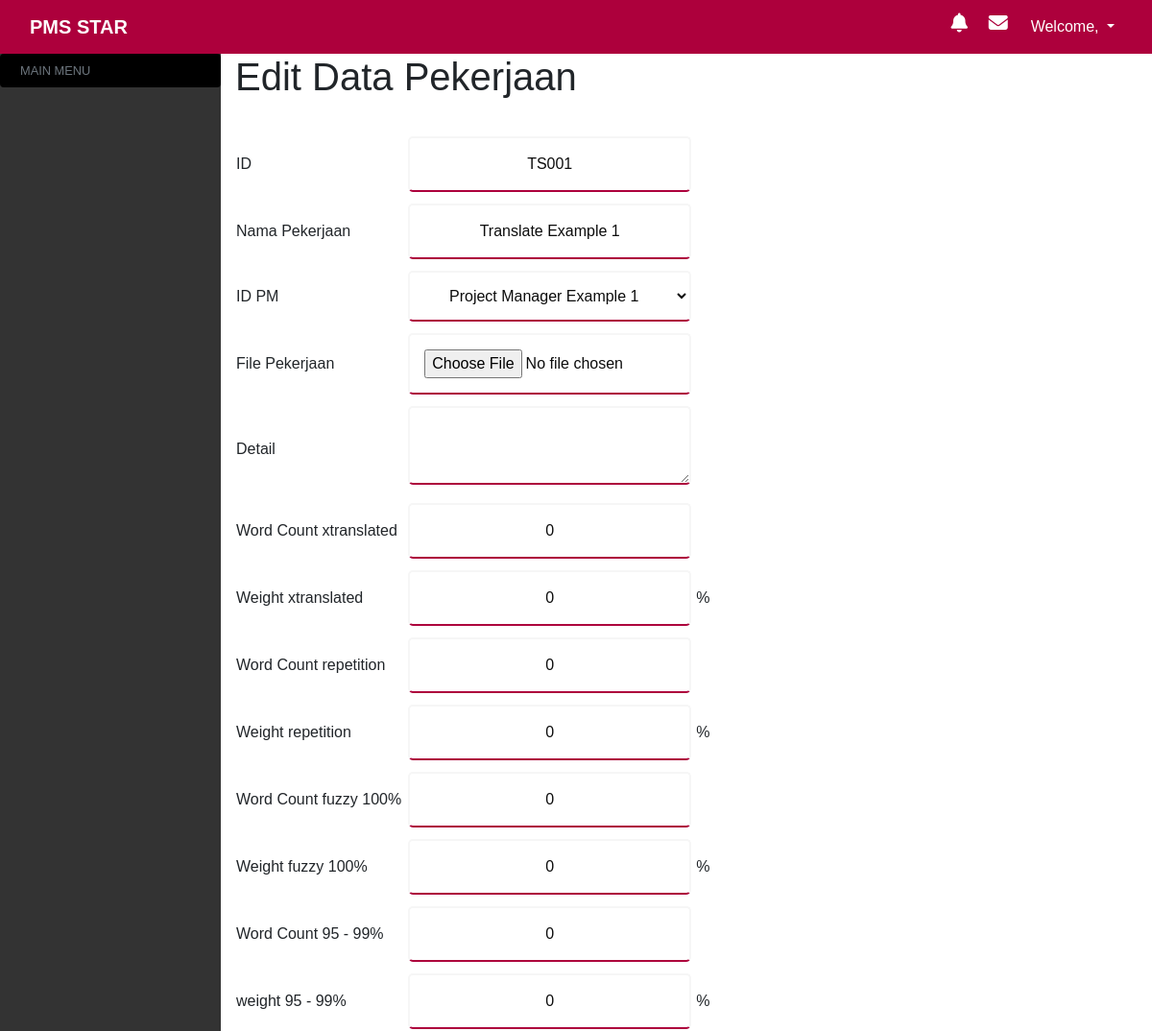
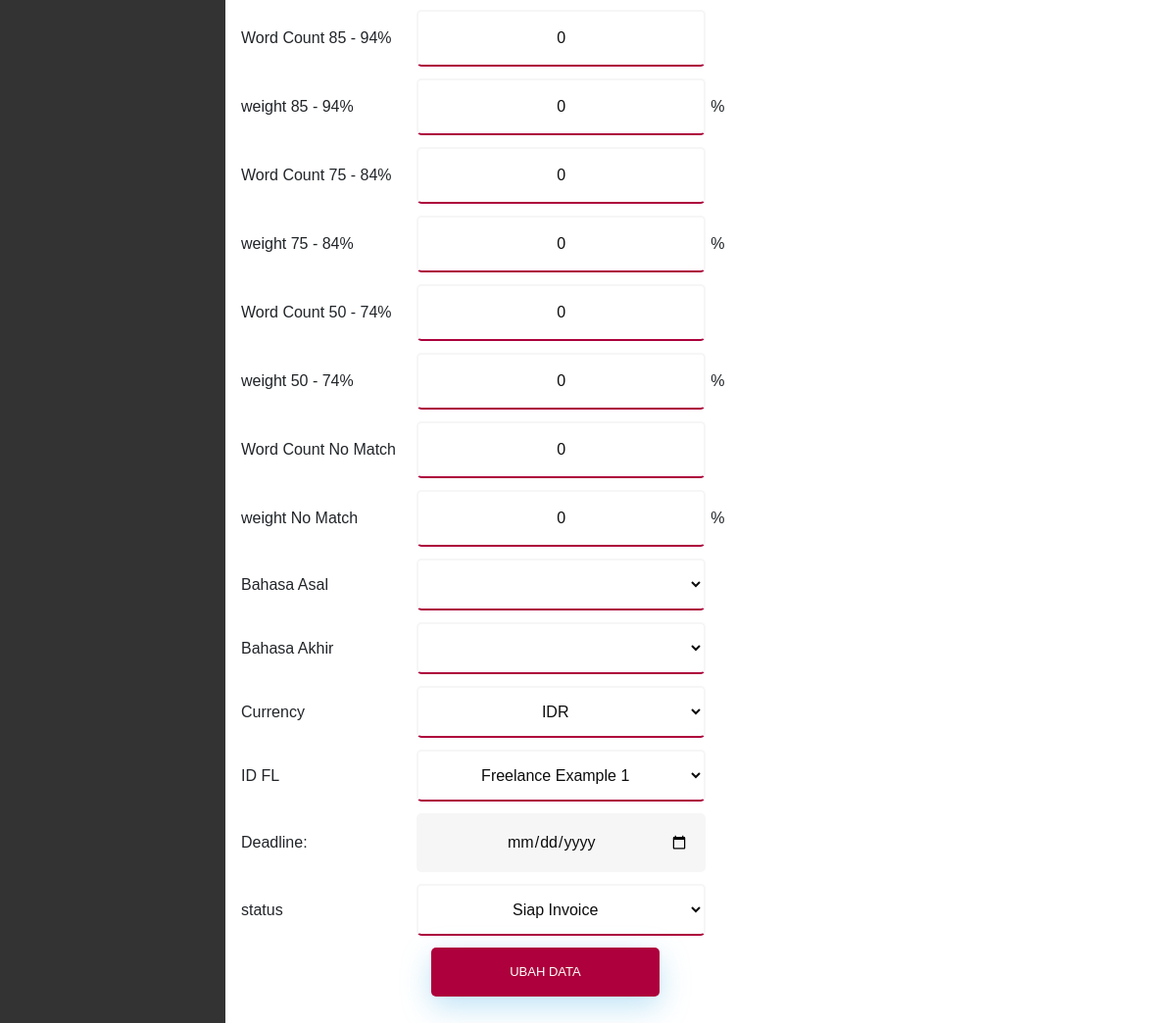
Before: /index.php/admin/ubahdata/TS001 (signed in) with the older database file (2 pictures, top to bottom).
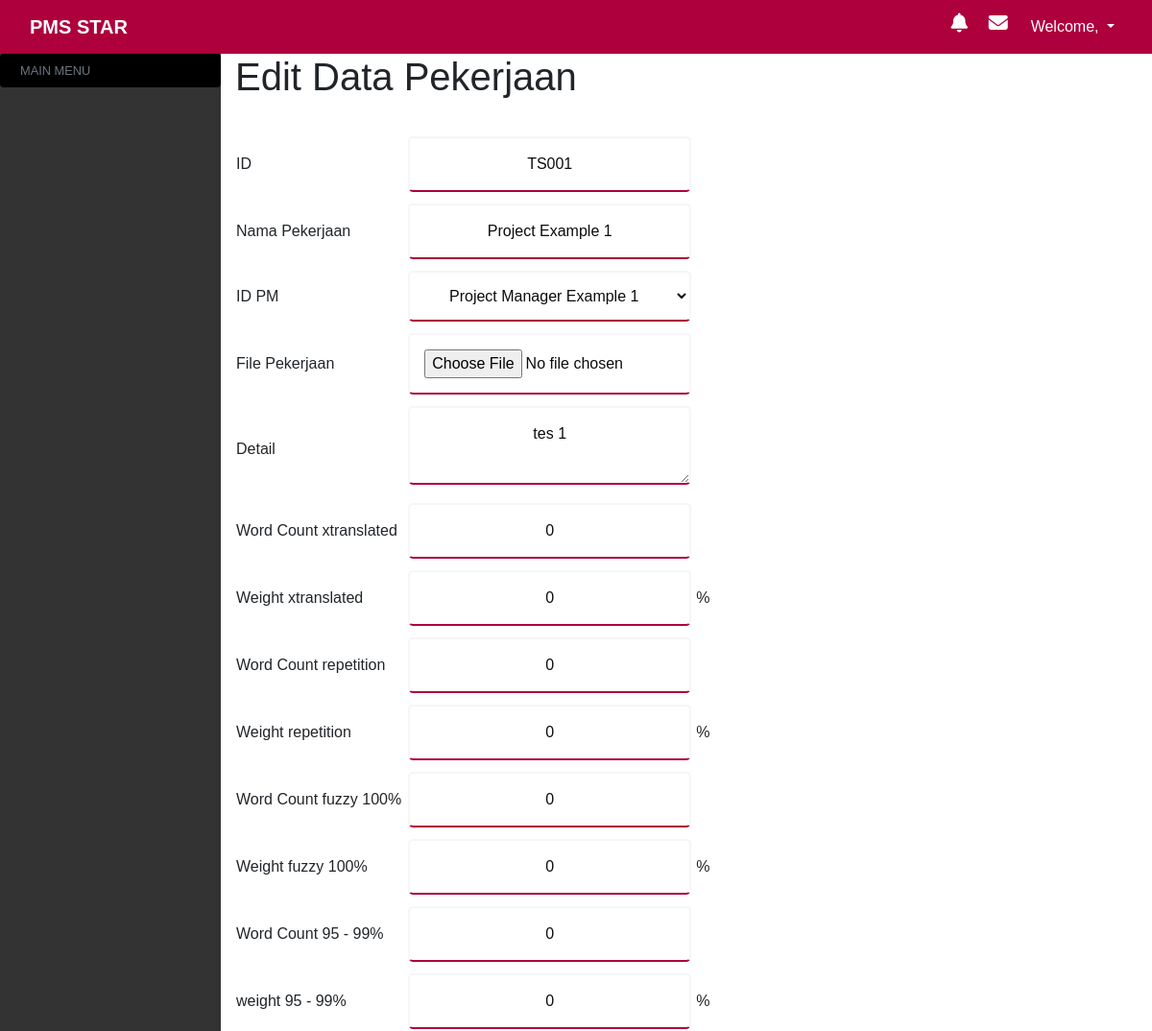
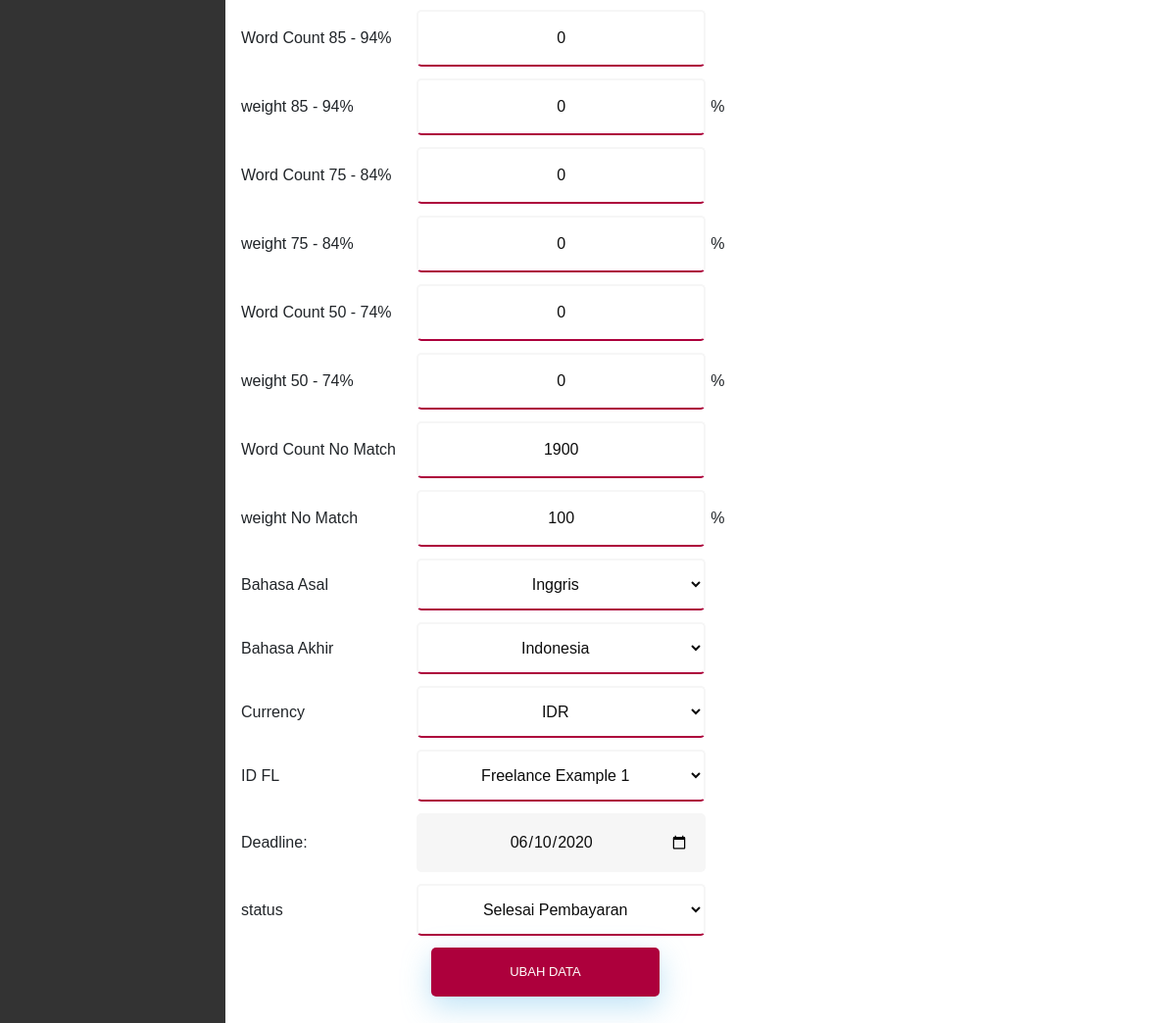
After: the same page with the newer database file (2 pictures, top to bottom).
### tables this page shows
CREATE TABLE `pekerjaan` (
  `id_pekerjaan` varchar(10) NOT NULL,
  `nama_pekerjaan` varchar(100) DEFAULT NULL,
  `id_pm` varchar(10) DEFAULT NULL,
  `id_fl` varchar(10) NOT NULL,
  `status` enum('Sedang Dikerjakan','Menunggu PO','Siap Invoice','Sudah Invoice','Selesai Pembayaran') NOT NULL,
  `file_asal` text NOT NULL,
  `file_selesai` text NOT NULL,
  `detail` text NOT NULL,
  `deadline` date NOT NULL,
  `wc_xtranslated` int(11) NOT NULL,
  `w_xtranslated` int(11) NOT NULL,
  `wc_repetition` int(11) NOT NULL,
  `w_repetition` int(11) NOT NULL,
  `wc_fuzzy100` int(11) NOT NULL,
  `w_fuzzy100` int(11) NOT NULL,
  `wc_fuzzy95` int(11) NOT NULL,
  `w_fuzzy95` int(11) NOT NULL,
  `wc_fuzzy85` int(11) NOT NULL,
  `w_fuzzy85` int(11) NOT NULL,
  `wc_fuzzy75` int(11) NOT NULL,
  `w_fuzzy75` int(11) NOT NULL,
  `wc_fuzzy50` int(11) NOT NULL,
  `w_fuzzy50` int(11) NOT NULL,
  `wc_nomatch` int(11) NOT NULL,
  `w_nomatch` int(11) NOT NULL,
  `bahasa_asal` varchar(20) NOT NULL,
  `bahasa_target` varchar(20) NOT NULL,
  `currency` varchar(10) NOT NULL
);

CREATE TABLE `pm` (
  `id` varchar(10) NOT NULL,
  `nama` varchar(100) DEFAULT NULL,
  `no_telp_pm` varchar(15) NOT NULL,
  `fax_pm` varchar(15) NOT NULL,
  `email_pm` varchar(50) NOT NULL
);

CREATE TABLE `freelance` (
  `id` varchar(10) NOT NULL,
  `nama` varchar(100) DEFAULT NULL,
  `no_telp_fl` varchar(15) NOT NULL,
  `no_hp_fl` varchar(15) NOT NULL,
  `email_fl` varchar(50) NOT NULL,
  `rate` int(11) DEFAULT NULL,
  `bank` varchar(50) NOT NULL,
  `no_akun` varchar(20) NOT NULL,
  `bahasa_awal` varchar(10) NOT NULL,
  `bahasa_akhir` varchar(10) NOT NULL
);

### application/controllers/Admin.php (called while the page is built, shortened)
<?php
class Admin extends CI_Controller {
	public function __construct()
	{
		$this->load->helper(array('form', 'url'));
		$this->load->model('m_pms');
		$this->load->helper('url_helper');
	}
	public function ubahdata($id=NULL)
	{
		$data['level'] = $this->db->get_where('user', ['id_user' => $this->session->userdata('id_user')])->row_array();
		$data['pm'] = $this->db->get('pm')->result_array();
		$data['fl'] = $this->db->get('freelance')->result_array();
		$data['bawal'] = $this->db->select('*')->group_by('bahasa_awal')->get('freelance')->result_array();
		$data['bakhir'] = $this->db->select('*')->group_by('bahasa_akhir')->get('freelance')->result_array();
		$data['p'] = $this->db->get_where('pekerjaan', ['id_pekerjaan' => $id])->row_array();
		$this->load->view('template/tmplt_h',$data);
		$this->load->view('admin/edit',$data);
		$this->load->view('template/tmplt_f');
	}
}

### index.php (called while the page is built, shortened)
<?php
require_once BASEPATH.'core/CodeIgniter.php';

### application/views/admin/edit.php (the view, shortened to what the changed rows need)
<div class="col">
            <h1>
                Edit Data Pekerjaan
            </h1>
            <br>
           <?php echo form_open_multipart('admin/do_upload2'); ?>
		<table>
			<tr>
				<td><input type="text" name="id_pekerjaan" value="<?php echo $p['id_pekerjaan']?>" disabled></td>
			</tr>
			<tr>
				<td><input type="text" name="nama_pekerjaan" value="<?php echo $p['nama_pekerjaan']?>"></td>
			</tr>
			<tr>
				<td><select name="id_pm">
                    <?php
                    foreach($pm as $pm) :
                    ?>
                        <option value=<?php echo $pm['id'];?> <?php if ( $p['id_pm'] === $pm['id'] ) {
                            echo 'selected'; } ?>><?php echo $pm['nama']?></option>
                    <?php endforeach; ?>
</select></td>
            </tr>
            <tr>
				<td> <input type="file" name="gambar" value="./uploads/<?php echo $p['file_asal']?>.pdf"></td>
            </tr>
            <tr>
				<td><textarea name="detail" ><?php echo $p['detail']?></textarea></td>
            </tr>
            <tr>
				<td><input type="text" name="wc_xtranslated" value="<?php echo $p['wc_xtranslated']?>"></td>
            </tr>
            <tr>
				<td><input type="text" name="w_xtranslated" value="<?php echo $p['w_xtranslated']?>">%</td>
            </tr>
            <tr>
				<td><input type="text" name="wc_repetition" value="<?php echo $p['wc_repetition']?>"></td>
            </tr>
            <tr>
				<td><input type="text" name="w_repetition" value="<?php echo $p['w_repetition']?>">%</td>
            </tr>
            <tr>
				<td><input type="text" name="wc_fuzzy100" value="<?php echo $p['wc_fuzzy100']?>"></td>
            </tr>
            <tr>
				<td><input type="text" name="w_fuzzy100" value="<?php echo $p['w_fuzzy100']?>">%</td>
            </tr>
            <tr>
				<td><input type="text" name="wc_fuzzy95" value="<?php echo $p['wc_fuzzy95']?>"></td>
            </tr>
            <tr>
				<td><input type="text" name="w_fuzzy95" value="<?php echo $p['w_fuzzy95']?>">%</td>
            </tr>
            <tr>
				<td><input type="text" name="wc_fuzzy85" value="<?php echo $p['wc_fuzzy85']?>"></td>
            </tr>
            <tr>
				<td><input type="text" name="w_fuzzy85" value="<?php echo $p['w_fuzzy85']?>">%</td>
            </tr>
            <tr>
				<td><input type="text" name="wc_fuzzy75" value="<?php echo $p['wc_fuzzy75']?>"></td>
            </tr>
            <tr>
				<td><input type="text" name="w_fuzzy75" value="<?php echo $p['w_fuzzy75']?>">%</td>
            </tr>
            <tr>
				<td><input type="text" name="wc_fuzzy50" value="<?php echo $p['wc_fuzzy50']?>"></td>
            </tr>
            <tr>
				<td><input type="text" name="w_fuzzy50" value="<?php echo $p['w_fuzzy50']?>">%</td>
            </tr>
            <tr>
				<td><input type="text" name="wc_nomatch" value="<?php echo $p['wc_nomatch']?>"></td>
            </tr>
            <tr>
				<td><input type="text" name="w_nomatch" value="<?php echo $p['w_nomatch']?>">%</td>
            </tr>
            <tr>
				<td><select name="bahasa_asal">
                    <?php foreach($bawal as $b) : ?>
                        <option value=<?php echo $b['bahasa_awal']; ?> <?php if ( $p['bahasa_asal'] === $b['bahasa_awal'] ) {
                            echo 'selected'; } ?>><?php echo $b['bahasa_awal']?></option>
                    <?php endforeach; ?>
</select></td>
            </tr>
            <tr>
				<td><select name="bahasa_akhir">
                    <?php foreach($bakhir as $b) : ?>
                        <option value=<?php echo $b['bahasa_akhir']?> <?php if ( $p['bahasa_target'] === $b['bahasa_akhir'] ) {
                            echo 'selected'; } ?>><?php echo $b['bahasa_akhir']?></option>
                    <?php endforeach; ?>
</select></td>
            </tr>
            <tr>
				<td><select name="id_fl">
                    <?php foreach($fl as $fl) : ?>
                        <option value=<?php echo $fl['id']; ?> <?php if ( $p['id_fl'] === $fl['id'] ) {
                            echo 'selected'; } ?>><?php echo $fl['nama']?></option>
                    <?php endforeach; ?>
</select></td>
            </tr>
            <tr>
				<td><input type="date" name="deadline" value="<?php echo $p['deadline']?>"></td>
            </tr>
            <tr>
				<td><select name="status">
                        <option value="Siap Invoice" ? <?php if ( $p['status'] === "Siap Invoice") {
                            echo 'selected'; } ?>>Siap Invoice</option>
                        <option value="Selesai Pembayaran" ? <?php if ( $p['status'] === "Selesai Pembayaran") {
                            echo 'selected'; } ?>>Selesai Pembayaran</option>
</select></td>
            </tr>
		</table>
        <?php echo form_close(); ?>
        </div>

Changed rows visible on the page:
changed pekerjaan "TS001": nama_pekerjaan "Translate Example 1" → "Project Example 1"; detail (not shown) → "tes 1"; wc_nomatch "0" → "1900"; w_nomatch "0" → "100"; bahasa_asal (not shown) → "Inggris"; bahasa_akhir (not shown) → "Indonesia"; deadline (not shown) → "06/10/2020"; status "Siap Invoice" → "Selesai Pembayaran"
